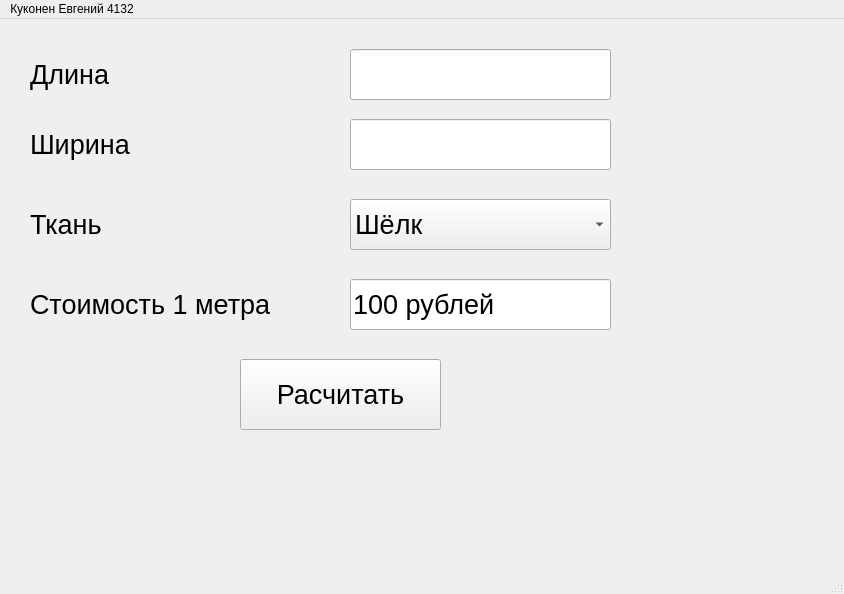
<?xml version="1.0" encoding="UTF-8"?>
<ui version="4.0">
 <class>MainWindow</class>
 <widget class="QMainWindow" name="MainWindow">
  <property name="geometry">
   <rect>
    <x>0</x>
    <y>0</y>
    <width>844</width>
    <height>594</height>
   </rect>
  </property>
  <property name="windowTitle">
   <string>MainWindow</string>
  </property>
  <widget class="QWidget" name="centralwidget">
   <widget class="QLabel" name="label">
    <property name="geometry">
     <rect>
      <x>30</x>
      <y>30</y>
      <width>111</width>
      <height>51</height>
     </rect>
    </property>
    <property name="font">
     <font>
      <pointsize>20</pointsize>
     </font>
    </property>
    <property name="text">
     <string>Длина</string>
    </property>
   </widget>
   <widget class="QLineEdit" name="height">
    <property name="geometry">
     <rect>
      <x>350</x>
      <y>30</y>
      <width>261</width>
      <height>51</height>
     </rect>
    </property>
    <property name="font">
     <font>
      <pointsize>20</pointsize>
     </font>
    </property>
    <property name="text">
     <string/>
    </property>
   </widget>
   <widget class="QLineEdit" name="wight">
    <property name="geometry">
     <rect>
      <x>350</x>
      <y>100</y>
      <width>261</width>
      <height>51</height>
     </rect>
    </property>
    <property name="font">
     <font>
      <pointsize>20</pointsize>
     </font>
    </property>
    <property name="text">
     <string/>
    </property>
   </widget>
   <widget class="QLabel" name="label_3">
    <property name="geometry">
     <rect>
      <x>30</x>
      <y>100</y>
      <width>141</width>
      <height>51</height>
     </rect>
    </property>
    <property name="font">
     <font>
      <pointsize>20</pointsize>
     </font>
    </property>
    <property name="text">
     <string>Ширина</string>
    </property>
   </widget>
   <widget class="QLabel" name="label_4">
    <property name="geometry">
     <rect>
      <x>30</x>
      <y>180</y>
      <width>111</width>
      <height>51</height>
     </rect>
    </property>
    <property name="font">
     <font>
      <pointsize>20</pointsize>
     </font>
    </property>
    <property name="text">
     <string>Ткань</string>
    </property>
   </widget>
   <widget class="QLineEdit" name="cost">
    <property name="geometry">
     <rect>
      <x>350</x>
      <y>260</y>
      <width>261</width>
      <height>51</height>
     </rect>
    </property>
    <property name="font">
     <font>
      <pointsize>20</pointsize>
     </font>
    </property>
    <property name="text">
     <string>100 рублей</string>
    </property>
    <property name="readOnly">
     <bool>true</bool>
    </property>
   </widget>
   <widget class="QLabel" name="label_5">
    <property name="geometry">
     <rect>
      <x>30</x>
      <y>260</y>
      <width>301</width>
      <height>51</height>
     </rect>
    </property>
    <property name="font">
     <font>
      <pointsize>20</pointsize>
     </font>
    </property>
    <property name="text">
     <string>Стоимость 1 метра</string>
    </property>
   </widget>
   <widget class="QComboBox" name="type">
    <property name="geometry">
     <rect>
      <x>350</x>
      <y>180</y>
      <width>261</width>
      <height>51</height>
     </rect>
    </property>
    <property name="font">
     <font>
      <pointsize>20</pointsize>
     </font>
    </property>
    <item>
     <property name="text">
      <string>Шёлк</string>
     </property>
    </item>
    <item>
     <property name="text">
      <string>Шерсть</string>
     </property>
    </item>
    <item>
     <property name="text">
      <string>Ситец</string>
     </property>
    </item>
   </widget>
   <widget class="QLabel" name="result">
    <property name="geometry">
     <rect>
      <x>30</x>
      <y>440</y>
      <width>791</width>
      <height>51</height>
     </rect>
    </property>
    <property name="font">
     <font>
      <pointsize>20</pointsize>
     </font>
    </property>
    <property name="text">
     <string/>
    </property>
   </widget>
   <widget class="QPushButton" name="btn">
    <property name="geometry">
     <rect>
      <x>240</x>
      <y>340</y>
      <width>201</width>
      <height>71</height>
     </rect>
    </property>
    <property name="font">
     <font>
      <pointsize>20</pointsize>
     </font>
    </property>
    <property name="text">
     <string>Расчитать</string>
    </property>
   </widget>
  </widget>
  <widget class="QMenuBar" name="menubar">
   <property name="geometry">
    <rect>
     <x>0</x>
     <y>0</y>
     <width>844</width>
     <height>26</height>
    </rect>
   </property>
   <widget class="QMenu" name="menu_4132">
    <property name="title">
     <string>Куконен Евгений 4132</string>
    </property>
   </widget>
   <addaction name="menu_4132"/>
  </widget>
  <widget class="QStatusBar" name="statusbar"/>
 </widget>
 <resources/>
 <connections/>
</ui>
